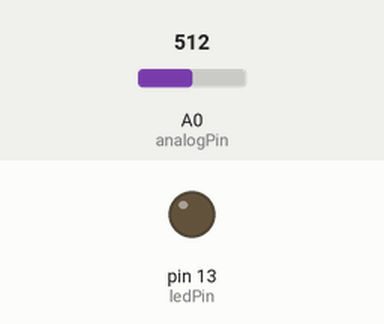
A sketch run on a simulated Arduino Uno, built with avr-gcc and run on an emulated ATmega328P. On the bench: output pins drawn as LEDs (lit = HIGH). The inputs (shaded band) are chosen by the test bench; at power-on: A0 (analogPin) = 512.

Above: at 1.2 s.
1.3 s: A0 (analogPin) set to 887
2.8 s: A0 (analogPin) set to 916
At 3.7 s:
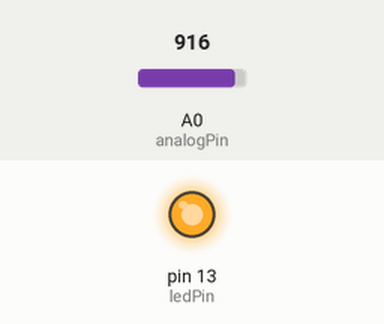
4.3 s: A0 (analogPin) set to 900
At 4.9 s:
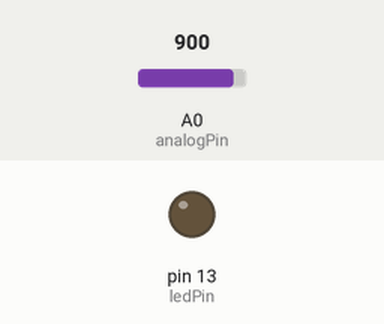
5.8 s: A0 (analogPin) set to 1023
At 7.2 s:
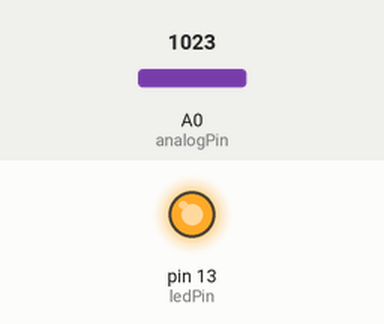
Timing chart, 0 to 8.3 s (numbered marks = the images above; inputs shaded):
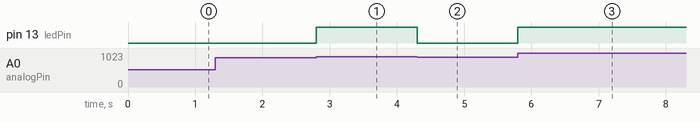

The sketch:

ala.ino
```cpp
//teste da onda retificada

const int analogPin = A0;
const int ledPin = 13;
const int threshold = 900;

void setup() {
  Serial.begin(9600);
  pinMode(ledPin, OUTPUT);
}

void loop() {
  int valores[100];

  int analogValue = analogRead(analogPin);

  //valores[i] = analogValue;
    //delayMicroseconds(250);

  if (analogValue <= threshold) {
   digitalWrite(ledPin, LOW);  // desliga o LED
  }
  else {
    digitalWrite(ledPin, HIGH);  // liga o LED
  }


}
```

Measured:
- the behaviour switches between 900 and 901 on A0 (analogPin) (found by bisection; images 0 and 1)
- after the input at 1.3 s, every drawn part: stays the same
- after the input at 2.8 s, pin 13 (ledPin): LOW → HIGH at once
- after the input at 4.3 s, pin 13 (ledPin): HIGH → LOW at once
- after the input at 5.8 s, pin 13 (ledPin): LOW → HIGH at once
